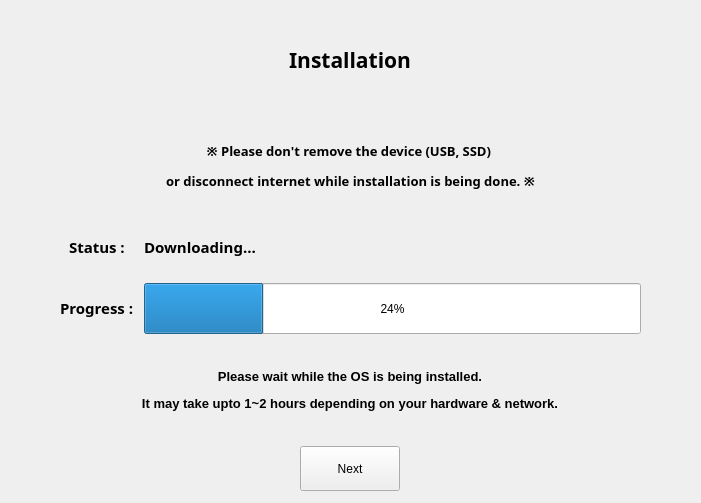
<?xml version="1.0" encoding="UTF-8"?>
<ui version="4.0">
 <class>WidgetInstall</class>
 <widget class="QWidget" name="WidgetInstall">
  <property name="geometry">
   <rect>
    <x>0</x>
    <y>0</y>
    <width>701</width>
    <height>503</height>
   </rect>
  </property>
  <property name="sizePolicy">
   <sizepolicy hsizetype="Fixed" vsizetype="Fixed">
    <horstretch>0</horstretch>
    <verstretch>0</verstretch>
   </sizepolicy>
  </property>
  <property name="maximumSize">
   <size>
    <width>16777215</width>
    <height>16777215</height>
   </size>
  </property>
  <property name="windowTitle">
   <string>Form</string>
  </property>
  <widget class="QWidget" name="verticalLayoutWidget">
   <property name="geometry">
    <rect>
     <x>10</x>
     <y>10</y>
     <width>681</width>
     <height>481</height>
    </rect>
   </property>
   <layout class="QVBoxLayout" name="verticalLayout">
    <item>
     <layout class="QGridLayout" name="gridLayout">
      <property name="verticalSpacing">
       <number>6</number>
      </property>
      <item row="1" column="0" alignment="Qt::AlignHCenter|Qt::AlignVCenter">
       <widget class="QLabel" name="label_2">
        <property name="sizePolicy">
         <sizepolicy hsizetype="Expanding" vsizetype="Expanding">
          <horstretch>0</horstretch>
          <verstretch>0</verstretch>
         </sizepolicy>
        </property>
        <property name="minimumSize">
         <size>
          <width>0</width>
          <height>100</height>
         </size>
        </property>
        <property name="font">
         <font>
          <family>Aharoni</family>
          <pointsize>10</pointsize>
          <weight>75</weight>
          <bold>true</bold>
         </font>
        </property>
        <property name="text">
         <string>&lt;html&gt;&lt;head/&gt;&lt;body&gt;&lt;p align=&quot;center&quot;&gt;※ Please don't remove the device (USB, SSD) &lt;/p&gt;&lt;p align=&quot;center&quot;&gt;or disconnect internet while installation is being done. ※&lt;/p&gt;&lt;/body&gt;&lt;/html&gt;</string>
        </property>
       </widget>
      </item>
      <item row="0" column="0" alignment="Qt::AlignHCenter|Qt::AlignTop">
       <widget class="QLabel" name="label">
        <property name="sizePolicy">
         <sizepolicy hsizetype="Expanding" vsizetype="Expanding">
          <horstretch>0</horstretch>
          <verstretch>0</verstretch>
         </sizepolicy>
        </property>
        <property name="minimumSize">
         <size>
          <width>0</width>
          <height>100</height>
         </size>
        </property>
        <property name="font">
         <font>
          <family>Aharoni</family>
          <pointsize>16</pointsize>
          <weight>75</weight>
          <bold>true</bold>
         </font>
        </property>
        <property name="text">
         <string>&lt;html&gt;&lt;head/&gt;&lt;body&gt;&lt;p align=&quot;center&quot;&gt;Installation&lt;/p&gt;&lt;/body&gt;&lt;/html&gt;</string>
        </property>
       </widget>
      </item>
      <item row="2" column="0">
       <layout class="QFormLayout" name="formLayout">
        <property name="labelAlignment">
         <set>Qt::AlignHCenter|Qt::AlignTop</set>
        </property>
        <property name="formAlignment">
         <set>Qt::AlignHCenter|Qt::AlignTop</set>
        </property>
        <property name="horizontalSpacing">
         <number>10</number>
        </property>
        <property name="verticalSpacing">
         <number>10</number>
        </property>
        <property name="leftMargin">
         <number>50</number>
        </property>
        <property name="topMargin">
         <number>0</number>
        </property>
        <property name="rightMargin">
         <number>50</number>
        </property>
        <property name="bottomMargin">
         <number>0</number>
        </property>
        <item row="0" column="0">
         <widget class="QLabel" name="label_3">
          <property name="sizePolicy">
           <sizepolicy hsizetype="Expanding" vsizetype="Expanding">
            <horstretch>0</horstretch>
            <verstretch>0</verstretch>
           </sizepolicy>
          </property>
          <property name="font">
           <font>
            <family>Aharoni</family>
            <pointsize>10</pointsize>
            <weight>75</weight>
            <bold>true</bold>
           </font>
          </property>
          <property name="text">
           <string>&lt;html&gt;&lt;head/&gt;&lt;body&gt;&lt;p&gt;&lt;span style=&quot; font-size:11pt;&quot;&gt;Status :&lt;/span&gt;&lt;/p&gt;&lt;/body&gt;&lt;/html&gt;</string>
          </property>
          <property name="alignment">
           <set>Qt::AlignLeading|Qt::AlignLeft|Qt::AlignVCenter</set>
          </property>
         </widget>
        </item>
        <item row="0" column="1">
         <widget class="QLabel" name="labelStatus">
          <property name="sizePolicy">
           <sizepolicy hsizetype="Expanding" vsizetype="Expanding">
            <horstretch>0</horstretch>
            <verstretch>0</verstretch>
           </sizepolicy>
          </property>
          <property name="minimumSize">
           <size>
            <width>0</width>
            <height>0</height>
           </size>
          </property>
          <property name="font">
           <font>
            <family>Arial Black</family>
            <pointsize>10</pointsize>
            <weight>75</weight>
            <bold>true</bold>
           </font>
          </property>
          <property name="text">
           <string>&lt;html&gt;&lt;head/&gt;&lt;body&gt;&lt;p&gt;&lt;span style=&quot; font-size:11pt;&quot;&gt;Downloading...&lt;/span&gt;&lt;/p&gt;&lt;/body&gt;&lt;/html&gt;</string>
          </property>
          <property name="alignment">
           <set>Qt::AlignLeading|Qt::AlignLeft|Qt::AlignVCenter</set>
          </property>
         </widget>
        </item>
        <item row="1" column="0">
         <widget class="QLabel" name="label_5">
          <property name="sizePolicy">
           <sizepolicy hsizetype="Expanding" vsizetype="Expanding">
            <horstretch>0</horstretch>
            <verstretch>0</verstretch>
           </sizepolicy>
          </property>
          <property name="minimumSize">
           <size>
            <width>0</width>
            <height>30</height>
           </size>
          </property>
          <property name="font">
           <font>
            <family>Aharoni</family>
            <pointsize>10</pointsize>
            <weight>75</weight>
            <bold>true</bold>
           </font>
          </property>
          <property name="text">
           <string>&lt;html&gt;&lt;head/&gt;&lt;body&gt;&lt;p&gt;&lt;span style=&quot; font-size:11pt; font-weight:600;&quot;&gt;Progress :&lt;/span&gt;&lt;/p&gt;&lt;/body&gt;&lt;/html&gt;</string>
          </property>
         </widget>
        </item>
        <item row="1" column="1">
         <widget class="QProgressBar" name="progressBar">
          <property name="sizePolicy">
           <sizepolicy hsizetype="Expanding" vsizetype="Expanding">
            <horstretch>0</horstretch>
            <verstretch>0</verstretch>
           </sizepolicy>
          </property>
          <property name="minimumSize">
           <size>
            <width>0</width>
            <height>30</height>
           </size>
          </property>
          <property name="value">
           <number>24</number>
          </property>
          <property name="alignment">
           <set>Qt::AlignLeading|Qt::AlignLeft|Qt::AlignVCenter</set>
          </property>
          <property name="orientation">
           <enum>Qt::Horizontal</enum>
          </property>
          <property name="textDirection">
           <enum>QProgressBar::TopToBottom</enum>
          </property>
         </widget>
        </item>
       </layout>
      </item>
      <item row="3" column="0" alignment="Qt::AlignHCenter|Qt::AlignVCenter">
       <widget class="QLabel" name="label_4">
        <property name="sizePolicy">
         <sizepolicy hsizetype="Expanding" vsizetype="Expanding">
          <horstretch>0</horstretch>
          <verstretch>0</verstretch>
         </sizepolicy>
        </property>
        <property name="minimumSize">
         <size>
          <width>450</width>
          <height>100</height>
         </size>
        </property>
        <property name="text">
         <string>&lt;html&gt;&lt;head/&gt;&lt;body&gt;&lt;p align=&quot;center&quot;&gt;&lt;span style=&quot; font-size:10pt; font-weight:600;&quot;&gt;Please wait while the OS is being installed.&lt;/span&gt;&lt;/p&gt;&lt;p align=&quot;center&quot;&gt;&lt;span style=&quot; font-size:10pt; font-weight:600;&quot;&gt;It may take upto 1~2 hours depending on your hardware &amp;amp; network.&lt;/span&gt;&lt;/p&gt;&lt;/body&gt;&lt;/html&gt;</string>
        </property>
       </widget>
      </item>
     </layout>
    </item>
    <item alignment="Qt::AlignHCenter|Qt::AlignVCenter">
     <widget class="QPushButton" name="btnNext">
      <property name="enabled">
       <bool>true</bool>
      </property>
      <property name="sizePolicy">
       <sizepolicy hsizetype="Expanding" vsizetype="Expanding">
        <horstretch>0</horstretch>
        <verstretch>0</verstretch>
       </sizepolicy>
      </property>
      <property name="minimumSize">
       <size>
        <width>100</width>
        <height>45</height>
       </size>
      </property>
      <property name="text">
       <string>Next</string>
      </property>
     </widget>
    </item>
   </layout>
  </widget>
 </widget>
 <resources/>
 <connections/>
</ui>
